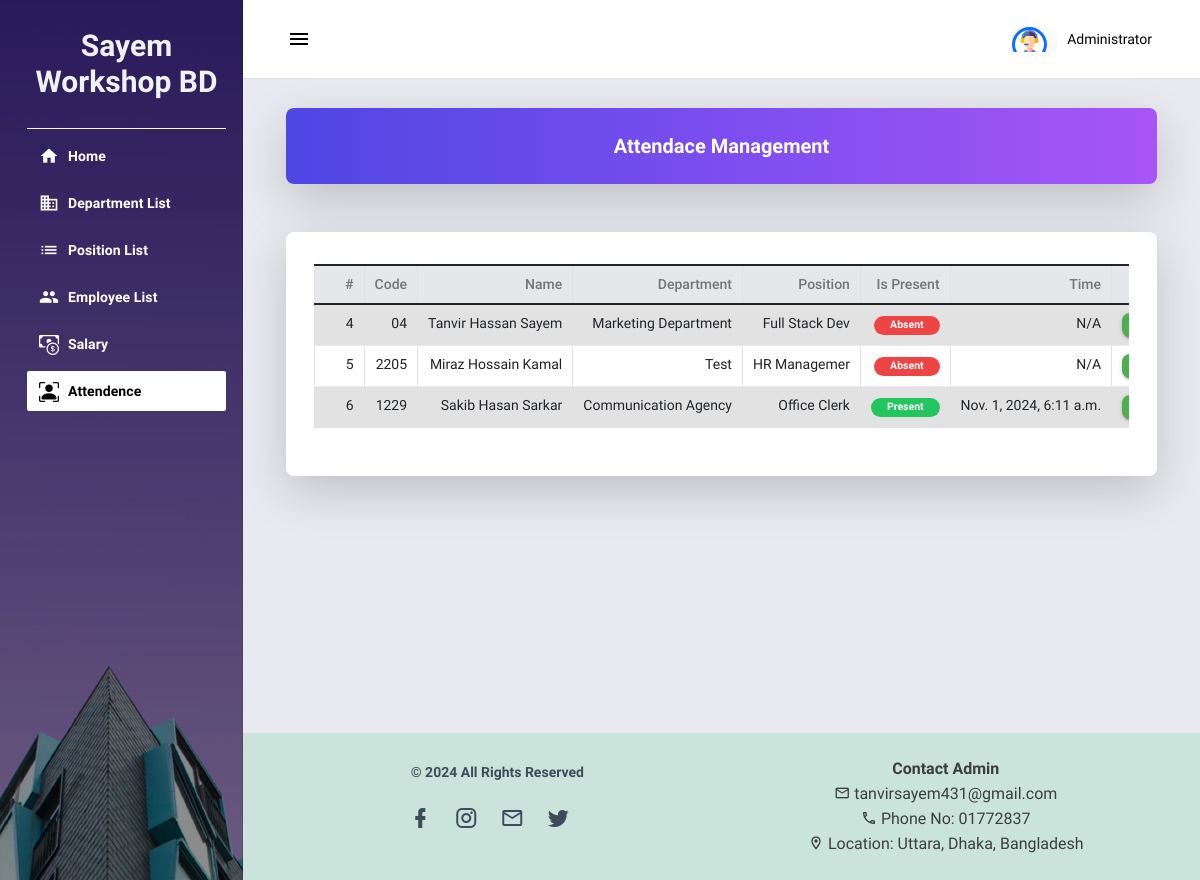
/attendence (signed in), run on the app's committed database.
### employee_information/models.py (models this page shows, shortened)
class Employees(models.Model):
    code = models.CharField(max_length=100,blank=True)
    firstname = models.TextField()
    middlename = models.TextField(blank=True,null= True)
    lastname = models.TextField()
    gender = models.TextField(blank=True,null= True)
    dob = models.DateField(blank=True,null= True)
    contact = models.TextField()
    address = models.TextField()
    email = models.TextField()
    department_id = models.ForeignKey(Department, on_delete=models.CASCADE)
    position_id = models.ForeignKey(Position, on_delete=models.CASCADE)
    date_hired = models.DateField()
    salary = models.FloatField(default=0)
    status = models.IntegerField()
    date_added = models.DateTimeField(default=timezone.now)
    date_updated = models.DateTimeField(auto_now=True)

class Department(models.Model):
    name = models.TextField()
    description = models.TextField()
    status = models.IntegerField()
    date_added = models.DateTimeField(default=timezone.now)
    date_updated = models.DateTimeField(auto_now=True)
    def __str__(self):
        return self.name

class Position(models.Model):
    name = models.TextField()
    description = models.TextField()
    status = models.IntegerField()
    date_added = models.DateTimeField(default=timezone.now)
    date_updated = models.DateTimeField(auto_now=True)
    def __str__(self):
        return self.name

### employee_information/views.py (the view)
# urls.py: path('attendence', views.attendence, name="attendence"),
@login_required
def attendence(request):
    employee_list = Employees.objects.all()
    context = {
        'page_title':'Employees',
        'employees':employee_list,
    }
    return render(request, 'employee_information/Attendance.html',context)

### employee_information/templates/employee_information/Attendance.html (shortened to what this page needs)
{% extends "employee_information/base.html" %}
{% block pageContent %}
<div class="mdc-layout-grid__cell stretch-card mdc-layout-grid__cell--span-12 mb-4">
  <div class="mdc-card py-4 px-4 bg-gradient-to-r from-indigo-600 to-purple-500 text-white shadow-lg rounded-lg flex justify-between items-center">
      <h4 class="text-xl font-semibold">Attendace Management</h4>
  </div>
</div>
<div class="mdc-layout-grid__cell stretch-card mdc-layout-grid__cell--span-12">
  <div class="mdc-card bg-white shadow-lg rounded-lg overflow-hidden">
    <div class="table-responsive">
      <table class="table table-striped table-bordered text-center">
        <colgroup>
          <col width="5%" />
          <col width="15%" />
          <col width="20%" />
          <col width="20%" />
          <col width="20%" />
          <col width="10%" />
          <col width="10%" />
        </colgroup>
        <thead class="bg-gray-200">
          <tr>
            <th class="py-2">#</th>
            <th class="py-2">Code</th>
            <th class="py-2">Name</th>
            <th class="py-2">Department</th>
            <th class="py-2">Position</th>
            <th class="py-2">Is Present</th>
            <th class="py-2">Time</th>
            <th class="py-2">Action</th>
          </tr>
        </thead>
        <tbody>
          {% for employee in employees %}
          <tr class="border-b hover:bg-gray-100 transition duration-200">
            <td class="py-2">{{ employee.id }}</td>
            <td class="py-2">{{ employee.code }}</td>
            <td class="py-2">{{ employee.firstname }} {{ employee.middlename }} {{ employee.lastname }}</td>
            <td class="py-2">{{ employee.department_id }}</td>
            <td class="py-2">{{ employee.position_id }}</td>
            <td class="py-2">
              {% if employee.status == 1 %}
              <span class="badge bg-green-500 text-white rounded-full px-3 py-1">Present</span>
              {% else %}
              <span class="badge bg-red-500 text-white rounded-full px-3 py-1">Absent</span>
              {% endif %}
            </td>
            <td class="py-2">
              {% if employee.status == 1 %}
              {{ employee.date_updated }}
              {% else %}
              N/A
              {% endif %}
            </td>
            <td class="py-2">
              <a class="mdc-button mdc-button--raised text-white"
                style="background-color: #4CAF50; transition: transform 0.2s, box-shadow 0.2s; border-radius: 8px;"
                href="{% url 'mark_present' employee_code=employee.code %}"
                data-id="{{ employee.pk }}"
                title="Mark Present">
              </a>
            </td>
          </tr>
          {% endfor %}
        </tbody>
      </table>
    </div>
  </div>
</div>
{% endblock pageContent %}

### employee_information/templates/employee_information/topNavigation.html (shortened to what this page needs)
{% load static %}
<header class="mdc-top-app-bar border-bottom shadow">
    <div class="mdc-top-app-bar__row">
        <div class="mdc-top-app-bar__section mdc-top-app-bar__section--align-start">
            <button class="material-icons mdc-top-app-bar__navigation-icon mdc-icon-button sidebar-toggler">menu</button>
        </div>
        <div class="mdc-top-app-bar__section mdc-top-app-bar__section--align-end mdc-top-app-bar__section-right">
            <div class="menu-button-container menu-profile d-none d-md-block">
                <button class="mdc-button mdc-menu-button">
                    <span class="d-flex align-items-center">
                        <span class="figure">
                            <img src="{% static 'employee_information/assets/material-admin/images/faces/rez.png' %}" alt="user" class="user rounded-circle border border-3 border-primary shadow-lg profile-avatar" style="width: 35px; height: 35px; object-fit: cover;">
                        </span>
                        <span class="user-name">{{ user.first_name }}</span>
                    </span>
                </button>
            </div>
        </div>
    </div>
</header>

### static/employee_information/assets/default/css/style.css (style rules this page uses)
html, body { height: 100%; width: 100%; }

### employee_information/templates/employee_information/topNavigation.html (style rules this page uses)
.mdc-top-app-bar { background-color: #fff; color: #333; font-family: 'Inter', sans-serif; transition: box-shadow 0.3s ease-in-out; }
.mdc-top-app-bar__section--align-start button { transition: transform 0.3s ease; }
.profile-avatar { border-radius: 50%; transition: transform 0.3s ease, box-shadow 0.3s ease; }
.user-name { color: #804FEF; font-weight: 600; margin-left: 10px; font-size: 16px; transition: color 0.3s ease; }
.mdc-top-app-bar.shadow { box-shadow: 0 4px 8px rgba(0, 0, 0, 0.1); }
.sidebar-toggler { transition: transform 0.3s ease; }

### data on the page
Employees: id "4", code "04", firstname "Tanvir", middlename "Hassan", lastname "Sayem", department_id "Marketing Department", position_id "Full Stack Dev", status "Absent"
Employees: id "5", code "2205", firstname "Miraz", middlename "Hossain", lastname "Kamal", department_id "Test", position_id "HR Managemer", status "Absent"
Employees: id "6", code "1229", firstname "Sakib", middlename "Hasan", lastname "Sarkar", department_id "Communication Agency", position_id "Office Clerk", status "Present", date_updated "Nov. 1, 2024, 6:11 a.m."

### other printed values
{{ user.first_name }} "Administrator"
